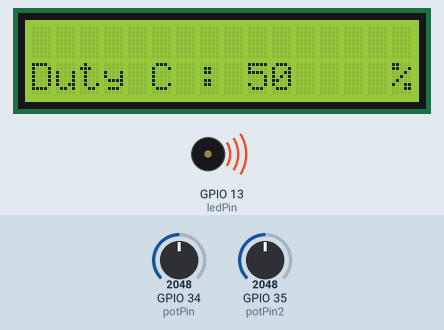
Bench run of a sketch on a simulated ESP32. Shown: 16×2 character LCD, buzzer (waves = sounding). The inputs (shaded band) are chosen by the test bench; at power-on: GPIO 34 (potPin) = 2048, GPIO 35 (potPin2) = 2048. What the sketch prints to the serial monitor is not drawn.

Above: at 3.3 s.
3.4 s: GPIO 34 (potPin) set to 0
At 4.5 s:
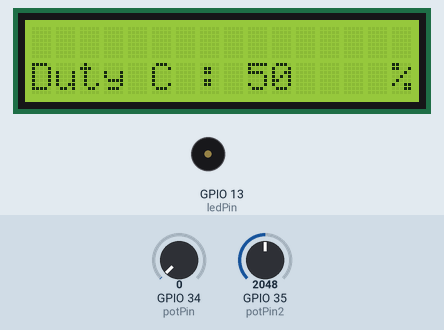
6.4 s: GPIO 35 (potPin2) set to 0
At 7.7 s:
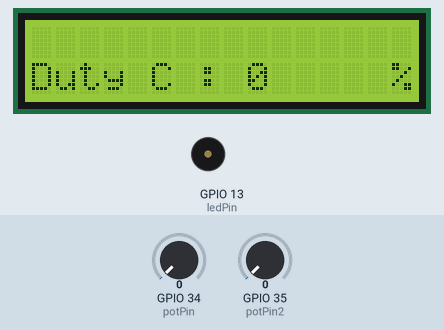
9.4 s: GPIO 34 (potPin) set to 491
At 10.4 s:
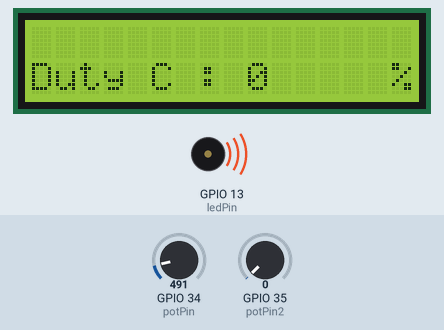
12.4 s: GPIO 35 (potPin2) set to 491
At 12.9 s:
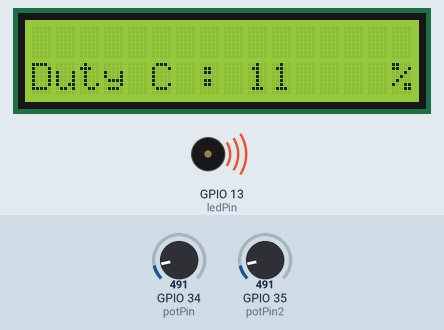
15.4 s: GPIO 34 (potPin) set to 4040
At 16.3 s:
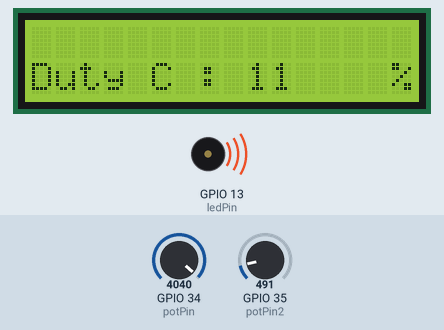
18.4 s: GPIO 34 (potPin) set to 4095
At 19.2 s:
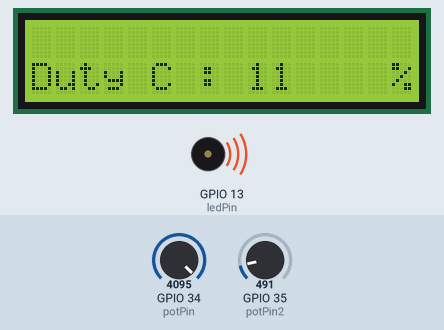
Timing chart, 0 to 21.4 s (numbered marks = the images above; inputs shaded):
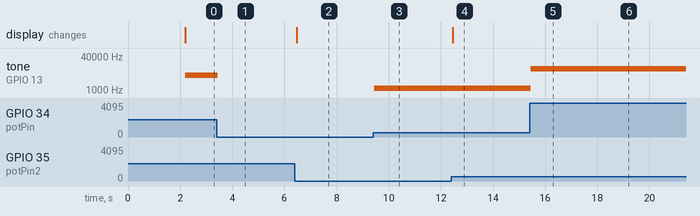

The sketch:

elda2.ino
```cpp
// #include <Arduino.h>
#include <Wire.h>
#include <LiquidCrystal_I2C.h>

LiquidCrystal_I2C lcd(0x27,16,2);  // set the LCD address to 0x27 for a 16 chars and 2 line display
const int potPin = 34;
const int potPin2 = 35;
// variable for storing the potentiometer value
int potValue = 0;
int potValue2 = 0;
const int pwmChannel = 0; // choose a PWM channel (0-15)
const int pwmResolution = 8; // choose a PWM resolution (1-16 bits)
const int frequency = 1000; // initial frequency in Hertz
const int ledPin = 13; // choose the output pin for PWM
int dutyCycle;
int setDuty;
int Frequency;

void setup() {
  Serial.begin(115200);
  lcd.init();                      // initialize the lcd
  lcd.init();
  // configure PWM
  ledcSetup(pwmChannel, frequency, pwmResolution);
  ledcAttachPin(ledPin, pwmChannel);

  // Print a message to the LCD.
  lcd.backlight();
  lcd.setCursor(0,0);
  lcd.print("PWM Generator");
  lcd.setCursor(0,1);
  lcd.print("ESP 32");
  delay(2000);
  lcd.clear();
}

void loop() {
  // Adjust frequency and duty cycle based on user input
  potValue = analogRead(potPin);
  potValue2 = analogRead(potPin2);

  Frequency = map(potValue, 0, 4095, 0, 10000);

  setDuty = map(potValue2, 0, 4095, 0, 100);
  dutyCycle = map(setDuty, 0, 100, 0, 1024);

  Serial.print("Pot 1 : ");
  Serial.println(potValue);
  Serial.print("Duty Cycle : ");
  Serial.println(dutyCycle);
  LCD();


  // update PWM frequency and duty cycle
  ledcWriteTone(pwmChannel, Frequency);
  ledcWrite(pwmChannel, dutyCycle);
}

void LCD() {
  lcd.setCursor(0,0);
  lcd.print("Freq : ");
  lcd.setCursor(7,0);
  lcd.print(Frequency);
  lcd.setCursor(14,0);
  lcd.print("Hz");
  lcd.setCursor(0,1);
  lcd.print("Duty C : ");
  lcd.setCursor(9,1);
  lcd.print(setDuty);
  lcd.setCursor(15,1);
  lcd.print("%");
  lcd.clear();
  lcd.setCursor(0,1);
  lcd.print("Duty C : ");
  lcd.setCursor(9,1);
  lcd.print(setDuty);
  lcd.setCursor(15,1);
  lcd.print("%");
}
```

Measured:
- after the input at 3.4 s, tone on GPIO 13 (ledPin): 5001 Hz → silent at once
- after the input at 6.4 s, the display: changes after 0.07 s (image 2)
- after the input at 9.4 s, tone on GPIO 13 (ledPin): silent → 1199 Hz after 0.05 s
- after the input at 12.4 s, the display: changes after 0.05 s (image 4)
- after the input at 15.4 s, tone on GPIO 13 (ledPin): 1199 Hz → 9865 Hz after 0.05 s
- after the input at 18.4 s, tone on GPIO 13 (ledPin): 9865 Hz → 10000 Hz after 0.05 s
